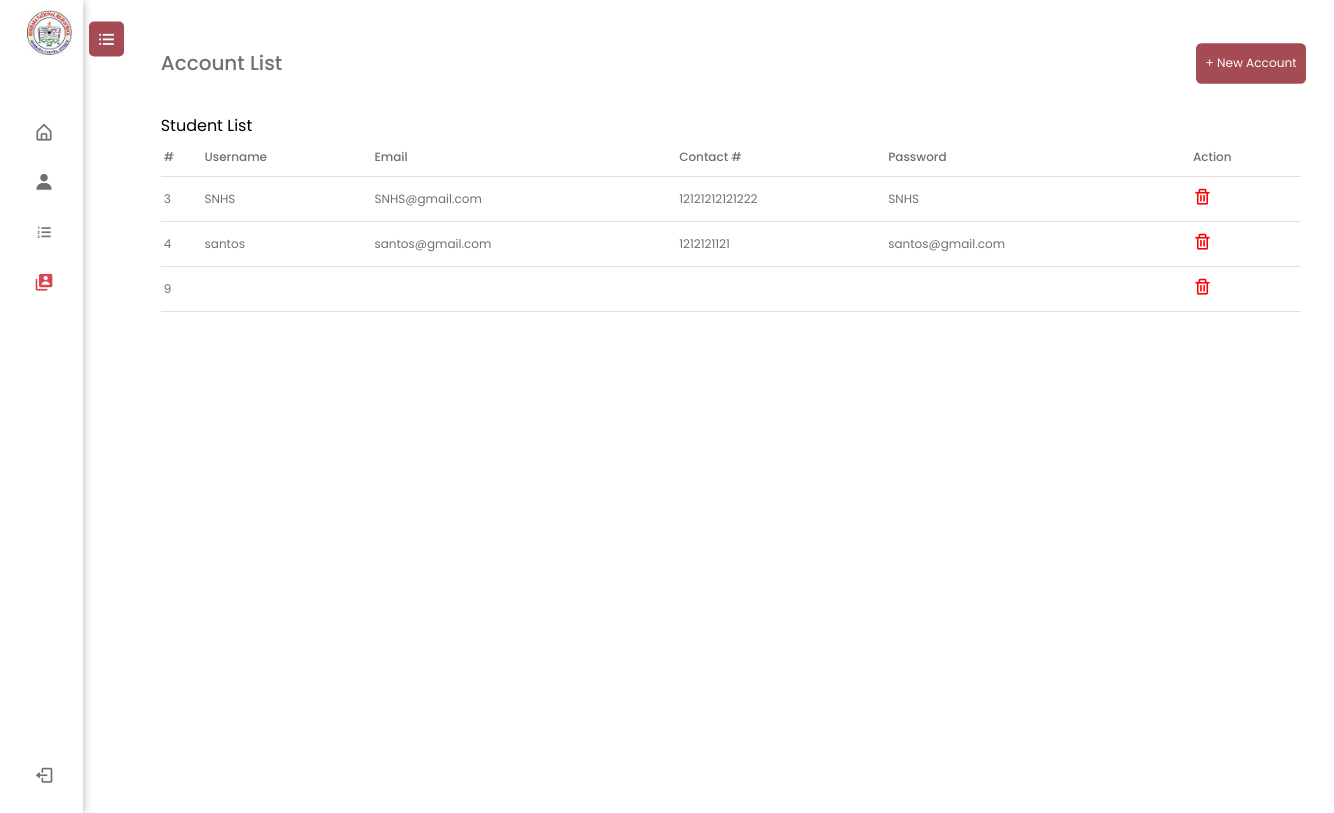
The page /accountdash.php on the database its author committed.
### tables this page shows
CREATE TABLE `users` (
  `id` int(11) NOT NULL,
  `username` varchar(200) NOT NULL,
  `email` varchar(200) NOT NULL,
  `contact` varchar(200) NOT NULL,
  `password_db` varchar(200) NOT NULL
);

### accountdash.php (the view, shortened to what this page needs)
<!-- <?php
include_once("connection.php");
$data = "SELECT * FROM users";
$list = $conn->query($data);
$listrow = $list->fetch_assoc();
?> -->
<!DOCTYPE html>
<html lang="en">
<head>
    <link rel="stylesheet" href="style/style.css">
    <link href='https://unpkg.com/boxicons@2.1.4/css/boxicons.min.css' rel='stylesheet'>
    <link href='https://unpkg.com/boxicons@2.1.4/dist/boxicons.js' rel='stylesheet'>
</head>
<body>
     <nav class="sidebar close">
        <header>
            <div class="image-text">
                 <span class="image">
                 <img src="image/logo.jpg" alt="" width="45">
                </span>
             </div>
      <i class='bx bx-list-ul toggle'></i>
        </header>
        <div class="menu-bar">
            <div class="menu">
                <li class="nav-links">
                    <a href="dashboard.php">
                        <i class='bx bx-home-alt icon'></i>
                    </a>
                   </li>
                  <ul class="menu-links">
                       <li class="nav-links ">
                        <a href="studentdash.php">
                            <i class='bx bxs-user icon'></i>
                        </a>
                       </li>
                       <li class="nav-links">
                        <a href="yearlevel.php">
                            <i class='bx bx-list-ol icon'></i>
                        </a>
                       </li>
                       <li class="nav-links active">
                        <a href="accountdash.php">
                            <i class='bx bxs-user-account icon'></i>
                        </a>
                       </li>
                  </ul>
            </div>
            <div class="button-content">
                <li class="mode">
                    <a href="logout.php">
                        <i class='bx bx-log-out icon'></i>
                    </a>
                </li>
            </div>
        </div>
     </nav>
     <div class="container containers">
        <header><div class="flex-header">
    </div>
      </header>
      <div class="maincontent student">
         <div class="student-content">
            <div class="add-student">
              <header><span class="add-student">Account List</span></header>
             <button class="btn-add" onclick="addnews()">+ New Account</button>
            </div>
            <div class="list">
           <span>Student List</span>
           <div class="student-list" style="overflow-y: scroll; height:45vh;">
            <div class="table">
               <table>
               <thead class="thead" style="position:sticky; top:0px; background-color:#fff">
                    <tr>
                        <th>#</th>
                        <th>Username</th>
                        <th>Email</th>
                        <th>Contact #</th>
                        <th>Password</th>
                        <th>Action</th>
                    </tr>
                </thead>
                <tbody>
                 <?php do{ ?>
                     <tr>
                        <td><?php echo $listrow['id']?></td>
                        <td><?php echo $listrow['username']?></td>
                        <td><?php echo $listrow['email']?></td>
                        <td><?php echo $listrow['contact']?></td>
                        <td><?php echo $listrow['password_db']?></td>
                        <td><div class="actions">
                            <form action="" name="delete" method="POST"><button style="background-color:transparent; border:none;" name="delete" type="submit"><i class='bx bx-trash' style="color:red;"></i></button>
                            <input type="hidden" name="ID" value="<?php echo $listrow['id'];?>"></form>
                        </td>
                     </tr>
                     <?php }while($listrow = $list->fetch_assoc());?>
                </tbody>
               </table>
            </div>
        </div>
         </div>
      </div>
     </div>
</div>
</body>
</html>

### style/style.css (style rules this page uses)
* { box-sizing: border-box; padding: 0; margin: 0; font-family: 'Poppins', sans-serif; text-decoration: none; }
:root { --body-color: #E4E9F7; --sidebar-color: #fff; --primary-color:#5c97fe; }
body { height: 100vh; background: var(--sidebar-color); overflow: hidden; position: relative; }
.sidebar { position: fixed; top: 0; left: 0; width: 200px; height: 100%; background: var(--sidebar-color); padding: 10px 14px; transition: all 0.5s ease-in-out; box-shadow: 1px 1px 8px 0px #c4bdbd; z-index: 12000; }
.sidebar.close { width: 83px; transition: all 0.3s ease-in-out; z-index: 1300; }
.sidebar .menu-bar { margin-top: 40px; display: flex; height: calc(100% - 100px); justify-content: space-between; flex-direction: column; }
.sidebar li { height: 40px; margin-top: 10px; list-style: none; display: flex; align-items: center; padding: -10px; transition: all 0.3s ease-in-out; }
.sidebar li .icon { min-width: 60px; font-size: 20px; display: flex; align-items: center; justify-content: center; transition: all 0.3s ease-in-out; }
.sidebar header .image-text { display: flex; align-items: center; padding: 0px 13px; }
.sidebar header { position: relative; }
.sidebar header .toggle { position: absolute; top: 55%; right: -55px; transform: translateY(-50%); width: 35px; height: 35px; background-color: rgba(148, 44, 53, 0.85) !important; display: flex; align-items: center; color: #fff; justify-content: center; border-radius: 5px; cursor: pointer; font-size: 22px; padding: 5px; font-weight: 400; }
.sidebar li a { display: flex; height: 100%; max-height: 40px; align-items: center; text-decoration: none; color: #707070; transition: all 0.2s ease; width: 100%; border-radius: 5px; }
.sidebar li.active a, .sidebar li a:hover { background-color: #fff; color: rgba(148, 44, 53, 0.85); }
.sidebar li .icon, .sidebar li .text { color: #707070; transition: all 0.2s ease; font-weight: 400; }
.sidebar li.active a .icon, .sidebar li.active a .text, .sidebar li a:hover .icon, .sidebar li a:hover .text { color: rgba(219, 64, 77, 0.979); transition: all 0.2s ease; }
.menu-bar .mode { background-color: #fff; }
.container { width: 100%; max-width: 1100px; transform: translateX(12%); margin: 1% 5%; z-index: 10000; height: 95vh; position: relative; top: 0px; left: 40px; transition: all 0.3s ease-in-out; flex-direction: column; }
.containers { width: 100%; max-width: 1200px; transform: translateX(2%); margin: 1% 5%; height: 95vh; position: relative; top: 0px; transition: all 0.3s ease-in-out; flex-direction: column; z-index: 100; }
.container .flex-header { padding: 5px 20px; width: 100%; display: flex; justify-content: space-between; align-items: center ; position: relative; }
.container .maincontent { width: 100%; padding: 0px 30px; }
.container .maincontent header { margin: 5px 0px; }
.container .maincontent header span { color: #707070; font-size: 20px; font-weight: 500; }
.list { width: 100%; margin: 10px 0px; display: flex; flex-direction: column; }
.student-content { width: 100%; display: flex; flex-direction: column; }
.student-content .add-student { display: flex; justify-content: space-between; align-items: center; padding: 10px 0px; position: relative; }
.btn-add { padding: 10px 7px; width: 100%; font-size: 11px; max-width: 100px; background-color:rgba(148, 44, 53, 0.85); color: #fff; border: none; border-radius: 5px; cursor: pointer; transform: scale(1.1); transition: 0.2s ease; }
.student-content .student-list { width: 100%; }
.student-content .student-list .table { width: 100%; height: 40vh; }
.student-list .table table { width: 100%; table-layout: auto; }
.table table, th, td { border-collapse: collapse; padding: 10px 3px; font-size: 12px; text-align: left; font-weight: 400; }
.student-list .table .thead { width: 100%; color: #707070; border-bottom: 0.9px solid #e2dfdf; }
.student-list .table .thead th { font-weight: 500; }
.student-list tbody td { border-bottom: 1px solid #e2dfdf; color: #707070; }
.student-list tbody .actions i { cursor: pointer; font-size: 19px; color: #695CFE; transition: 0.3s ease; }

### rows shown on the page
users: id "3", username "SNHS", email "SNHS@gmail.com", contact "12121212121222", password_db "SNHS"
users: id "4", username "santos", email "santos@gmail.com", contact "1212121121", password_db "santos@gmail.com"
users: id "9"
